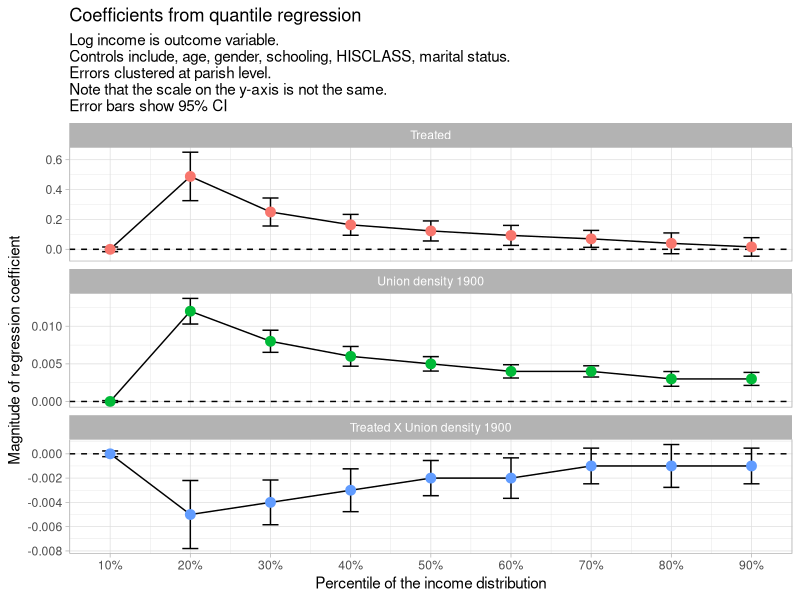
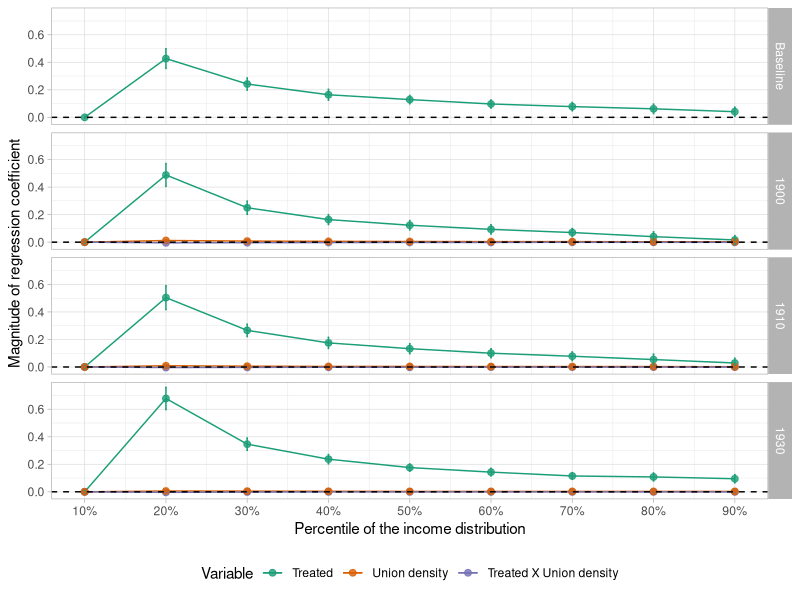
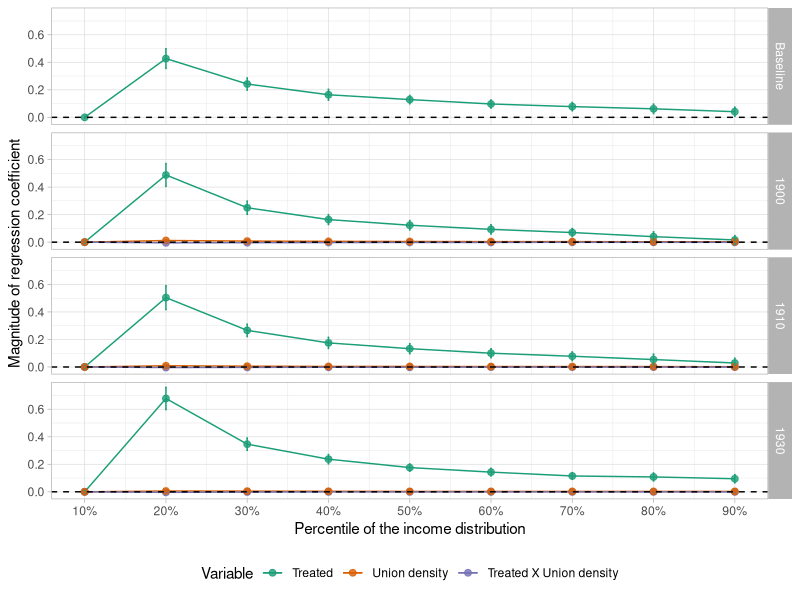

Write the R code that produced these figures, in order.
## ---- chunk 1
library(tidyverse)
theme_set(theme_light())

# Create atheme_light()# Create a data frame for coefficients
coefficients <- data.frame(
  Variable = c("Birth Parish (Treated) = 1", 
               "popular_movement_density_1900_FA", 
               "Birth Parish (Treated) = 1 × popular_movement_density_1900_FA"),
  `1` = c(0.000, 0.000, -0.000),
  `2` = c(0.488, 0.012, -0.005),
  `3` = c(0.250, 0.008, -0.004),
  `4` = c(0.164, 0.006, -0.003),
  `5` = c(0.123, 0.005, -0.002),
  `6` = c(0.093, 0.004, -0.002),
  `7` = c(0.070, 0.004, -0.001),
  `8` = c(0.040, 0.003, -0.001),
  `9` = c(0.016, 0.003, -0.001)
) %>% 
  rename_with(-Variable, .fn = ~ str_replace(., "X", "decile_")) %>% 
  rename_with(-Variable, .fn = ~ str_c(., "0")) %>% 
  pivot_longer(-Variable, names_to = "decile", values_to = "coefficient") %>% 
  mutate(decile = as.numeric(str_extract(decile, "\\d\\d")))

# Create a data frame for standard errors
standard_errors <- data.frame(
  Variable = c("Birth Parish (Treated) = 1", 
               "popular_movement_density_1900_FA", 
               "Birth Parish (Treated) = 1 × popular_movement_density_1900_FA"),
  `1` = c(0.00791, 0.00006, 0.00012),
  `2` = c(0.08279, 0.00087, 0.00143),
  `3` = c(0.04783, 0.00075, 0.00094),
  `4` = c(0.03563, 0.00067, 0.00090),
  `5` = c(0.03425, 0.00049, 0.00074),
  `6` = c(0.03417, 0.00045, 0.00085),
  `7` = c(0.02889, 0.00038, 0.00075),
  `8` = c(0.03547, 0.00050, 0.00090),
  `9` = c(0.03168, 0.00044, 0.00075)
) %>% 
  rename_with(-Variable, .fn = ~ str_replace(., "X", "decile_")) %>% 
  rename_with(-Variable, .fn = ~ str_c(., "0")) %>% 
  pivot_longer(-Variable, names_to = "decile", values_to = "se") %>% 
  mutate(decile = as.numeric(str_extract(decile, "\\d\\d")))


df <- coefficients %>%
  inner_join(standard_errors, by = c("Variable", "decile")) %>%
  mutate(
    Variable = case_when(
      Variable == "Birth Parish (Treated) = 1" ~ "Treated",
      Variable == "popular_movement_density_1900_FA" ~ "Union density 1900",
      Variable == "Birth Parish (Treated) = 1 × popular_movement_density_1900_FA" ~ "Treated X Union density 1900"
    ),
    Variable = fct_relevel(Variable, "Union density 1900"),
    Variable = fct_relevel(Variable, "Treated")
  )

# Create the plot
df %>%
  ggplot(aes(decile, coefficient, group = Variable)) +
  facet_wrap(~Variable, nrow = 3, scales = "free_y") +
  geom_hline(yintercept = 0, lty = 2) +
  geom_errorbar(aes(ymin = coefficient - 1.96 * se, ymax = coefficient + 1.96 * se), width = 2) +
  geom_line() +
  geom_point(aes(colour = Variable), show.legend = F, cex = 3) +
  scale_x_continuous(labels = scales::percent_format(scale = 1), breaks = seq(10, 90, 10)) +
  labs(
    x = "Percentile of the income distribution",
    y = "Magnitude of regression coefficient",
    title = "Coefficients from quantile regression",
    subtitle = "Log income is outcome variable.\nControls include, age, gender, schooling, HISCLASS, marital status. \nErrors clustered at parish level. \nNote that the scale on the y-axis is not the same.\nError bars show 95% CI"
  )

## ---- chunk 2
library(dplyr)
library(tidyr)
library(stringr)
library(ggplot2)
library(tidyverse)

# Function to process baseline data
process_baseline <- function(coefficients, standard_errors) {
  
  coefficients <- coefficients %>%
    rename_with(-Variable, .fn = ~ str_replace(., "X", "decile_")) %>% 
    rename_with(-Variable, .fn = ~ str_c(., "0")) %>% 
    pivot_longer(-Variable, names_to = "decile", values_to = "coefficient") %>% 
    mutate(
      decile = as.numeric(str_extract(decile, "\\d\\d")),
      year = "Baseline",
      Variable = case_when(
        Variable == "Birth Parish (Treated)" ~ "Treated"
      )
    )
  
  standard_errors <- standard_errors %>%
    rename_with(-Variable, .fn = ~ str_replace(., "X", "decile_")) %>% 
    rename_with(-Variable, .fn = ~ str_c(., "0")) %>% 
    pivot_longer(-Variable, names_to = "decile", values_to = "se") %>% 
    mutate(
      decile = as.numeric(str_extract(decile, "\\d\\d")),
      year = "Baseline",
      Variable = case_when(
        Variable == "Birth Parish (Treated)" ~ "Treated"
      )
    )
  
  full_data <- merge(coefficients, standard_errors, by = c("Variable", "decile", "year"))
  return(full_data)
}


# Function to process a single year's data
process_year <- function(coefficients, standard_errors, year) {
  year_str <- as.character(year)
  
  coefficients <- coefficients %>%
    rename_with(-Variable, .fn = ~ str_replace(., "X", "decile_")) %>% 
    rename_with(-Variable, .fn = ~ str_c(., "0")) %>% 
    pivot_longer(-Variable, names_to = "decile", values_to = "coefficient") %>% 
    mutate(
      decile = as.numeric(str_extract(decile, "\\d\\d")),
      year = year,
      Variable = case_when(
        Variable == str_c("Birth Parish (Treated) = 1") ~ "Treated",
        Variable == str_c("popular_movement_density_", year_str, "_FA") ~ "Union density",
        Variable == str_c("Birth Parish (Treated) = 1 × popular_movement_density_", year_str, "_FA") ~ "Treated X Union density"
      )
    )
  
  standard_errors <- standard_errors %>%
    rename_with(-Variable, .fn = ~ str_replace(., "X", "decile_")) %>% 
    rename_with(-Variable, .fn = ~ str_c(., "0")) %>% 
    pivot_longer(-Variable, names_to = "decile", values_to = "se") %>% 
    mutate(
      decile = as.numeric(str_extract(decile, "\\d\\d")),
      year = year,
      Variable = case_when(
        Variable == str_c("Birth Parish (Treated) = 1") ~ "Treated",
        Variable == str_c("popular_movement_density_", year_str, "_FA") ~ "Union density",
        Variable == str_c("Birth Parish (Treated) = 1 × popular_movement_density_", year_str, "_FA") ~ "Treated X Union density"
      )
    )
  
  full_data <- merge(coefficients, standard_errors, by = c("Variable", "decile", "year"))
  return(full_data)
}


# Coefficients and Standard Errors for 1900
coefficients_1900 <- data.frame(
  Variable = c("Birth Parish (Treated) = 1", 
               "popular_movement_density_1900_FA", 
               "Birth Parish (Treated) = 1 × popular_movement_density_1900_FA"),
  `1` = c(0.000, 0.000, -0.000),
  `2` = c(0.488, 0.012, -0.005),
  `3` = c(0.250, 0.008, -0.004),
  `4` = c(0.164, 0.006, -0.003),
  `5` = c(0.123, 0.005, -0.002),
  `6` = c(0.093, 0.004, -0.002),
  `7` = c(0.070, 0.004, -0.001),
  `8` = c(0.040, 0.003, -0.001),
  `9` = c(0.016, 0.003, -0.001)
)

standard_errors_1900 <- data.frame(
  Variable = c("Birth Parish (Treated) = 1", 
               "popular_movement_density_1900_FA", 
               "Birth Parish (Treated) = 1 × popular_movement_density_1900_FA"),
  `1` = c(0.00791, 0.00006, 0.00012),
  `2` = c(0.08279, 0.00087, 0.00143),
  `3` = c(0.04783, 0.00075, 0.00094),
  `4` = c(0.03563, 0.00067, 0.00090),
  `5` = c(0.03425, 0.00049, 0.00074),
  `6` = c(0.03417, 0.00045, 0.00085),
  `7` = c(0.02889, 0.00038, 0.00075),
  `8` = c(0.03547, 0.00050, 0.00090),
  `9` = c(0.03168, 0.00044, 0.00075)
)

# Coefficients and Standard Errors for 1910
coefficients_1910 <- data.frame(
  Variable = c("Birth Parish (Treated) = 1", 
               "popular_movement_density_1910_FA", 
               "Birth Parish (Treated) = 1 × popular_movement_density_1910_FA"),
  `1` = c(0.000, 0.000, -0.000),
  `2` = c(0.504, 0.009, -0.004),
  `3` = c(0.266, 0.006, -0.003),
  `4` = c(0.175, 0.004, -0.002),
  `5` = c(0.133, 0.004, -0.002),
  `6` = c(0.100, 0.003, -0.001),
  `7` = c(0.078, 0.003, -0.001),
  `8` = c(0.054, 0.003, -0.001),
  `9` = c(0.029, 0.002, -0.001)
)

standard_errors_1910 <- data.frame(
  Variable = c("Birth Parish (Treated) = 1", 
               "popular_movement_density_1910_FA", 
               "Birth Parish (Treated) = 1 × popular_movement_density_1910_FA"),
  `1` = c(0.00817, 0.00003, 0.00007),
  `2` = c(0.08649, 0.00059, 0.00101),
  `3` = c(0.04459, 0.00048, 0.00060),
  `4` = c(0.04063, 0.00053, 0.00058),
  `5` = c(0.03661, 0.00033, 0.00046),
  `6` = c(0.03250, 0.00027, 0.00048),
  `7` = c(0.03201, 0.00025, 0.00049),
  `8` = c(0.03960, 0.00032, 0.00052),
  `9` = c(0.03477, 0.00029, 0.00047)
)

# Coefficients and Standard Errors for 1930
coefficients_1930 <- data.frame(
  Variable = c("Birth Parish (Treated) = 1", 
               "popular_movement_density_1930_FA", 
               "Birth Parish (Treated) = 1 × popular_movement_density_1930_FA"),
  `1` = c(0.000, 0.000, -0.000),
  `2` = c(0.678, 0.006, -0.004),
  `3` = c(0.346, 0.005, -0.002),
  `4` = c(0.237, 0.004, -0.001),
  `5` = c(0.176, 0.003, -0.001),
  `6` = c(0.143, 0.003, -0.001),
  `7` = c(0.115, 0.003, -0.001),
  `8` = c(0.108, 0.003, -0.001),
  `9` = c(0.095, 0.003, -0.001)
)

standard_errors_1930 <- data.frame(
  Variable = c("Birth Parish (Treated) = 1", 
               "popular_movement_density_1930_FA", 
               "Birth Parish (Treated) = 1 × popular_movement_density_1930_FA"),
  `1` = c(0.00717, 0.00003, 0.00004),
  `2` = c(0.08049, 0.00054, 0.00064),
  `3` = c(0.04475, 0.00025, 0.00047),
  `4` = c(0.03413, 0.00023, 0.00033),
  `5` = c(0.02660, 0.00017, 0.00031),
  `6` = c(0.02776, 0.00015, 0.00026),
  `7` = c(0.02407, 0.00017, 0.00031),
  `8` = c(0.02899, 0.00022, 0.00040),
  `9` = c(0.02989, 0.00022, 0.00035)
)

# Coefficients and Standard Errors for Baseline
coefficients_baseline <- data.frame(
  Variable = c("Birth Parish (Treated)"),
  `1` = c(0.000),
  `2` = c(0.427),
  `3` = c(0.242),
  `4` = c(0.164),
  `5` = c(0.129),
  `6` = c(0.097),
  `7` = c(0.078),
  `8` = c(0.062),
  `9` = c(0.041)
)

standard_errors_baseline <- data.frame(
  Variable = c("Birth Parish (Treated)"),
  `1` = c(0.00691),
  `2` = c(0.07115),
  `3` = c(0.04430),
  `4` = c(0.03977),
  `5` = c(0.03042),
  `6` = c(0.02953),
  `7` = c(0.03062),
  `8` = c(0.03427),
  `9` = c(0.03319)
)

# Process each year's data
data_1900 <- process_year(coefficients_1900, standard_errors_1900, 1900)
data_1910 <- process_year(coefficients_1910, standard_errors_1910, 1910)
data_1930 <- process_year(coefficients_1930, standard_errors_1930, 1930)

# Combine all the data
all_year_data <- bind_rows(data_1900, data_1910, data_1930) %>% 
  mutate(year = as.character(year))

# Process baseline data
baseline_data <- process_baseline(coefficients_baseline, standard_errors_baseline)

# Combine all data
all_data <- bind_rows(baseline_data, all_year_data) %>%
  mutate(
    Variable = fct_relevel(Variable, "Union density"),
    Variable = fct_relevel(Variable, "Treated"),
    year = fct_relevel(year, "Baseline")
  )

# Create a facet plot
ggplot(all_data, aes(x = decile, y = coefficient, color = Variable)) +
  geom_line() +
  geom_point(cex = 2, alpha = .8) +
  geom_errorbar(aes(ymin = coefficient - se, ymax = coefficient + se), width = 0.2) +
  facet_grid(year ~ .) +
  theme_light() +
  scale_colour_brewer(palette = "Dark2") +
  geom_hline(yintercept = 0, lty = 2) +
  scale_x_continuous(labels = scales::percent_format(scale = 1), breaks = seq(10, 90, 10)) +
  theme(legend.position = "bottom") +
  labs(
    x = "Percentile of the income distribution",
    y = "Magnitude of regression coefficient",
    # title = "Coefficients from quantile regression",
    # subtitle = "Log income is outcome variable.\nControls include, age, gender, schooling, HISCLASS, marital status. \nErrors clustered at parish level. \nError bars show 95% CI"
  )

ggsave(filename = here::here("figures/08-union-density-effect.jpeg"), device = "jpeg", width = 290, height = 231, units = "mm", dpi = 300)


